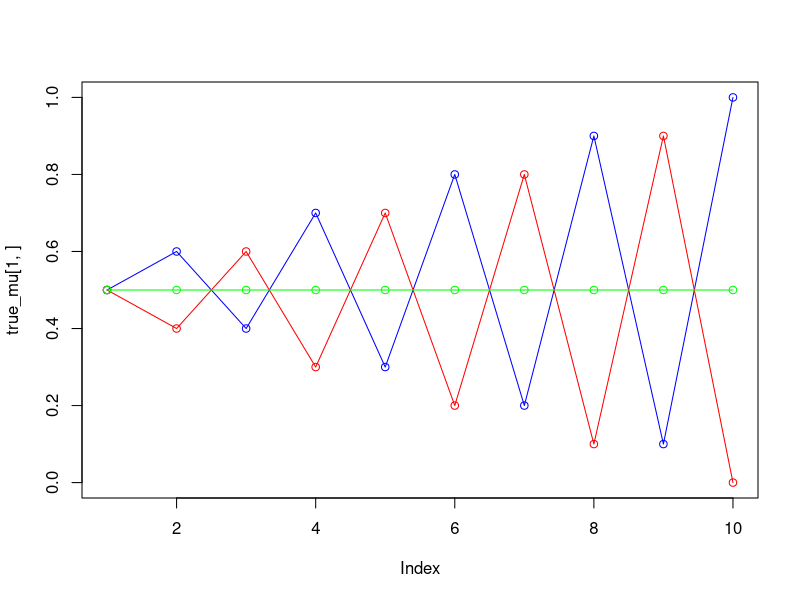
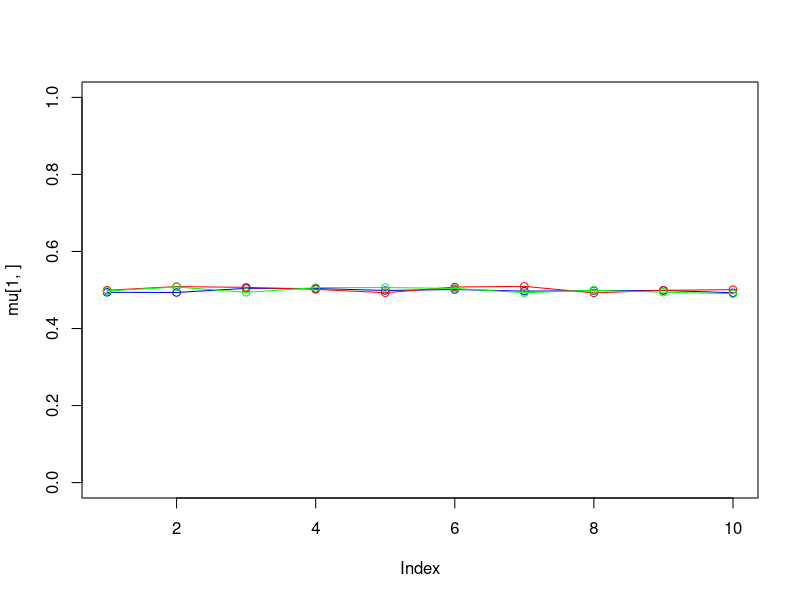
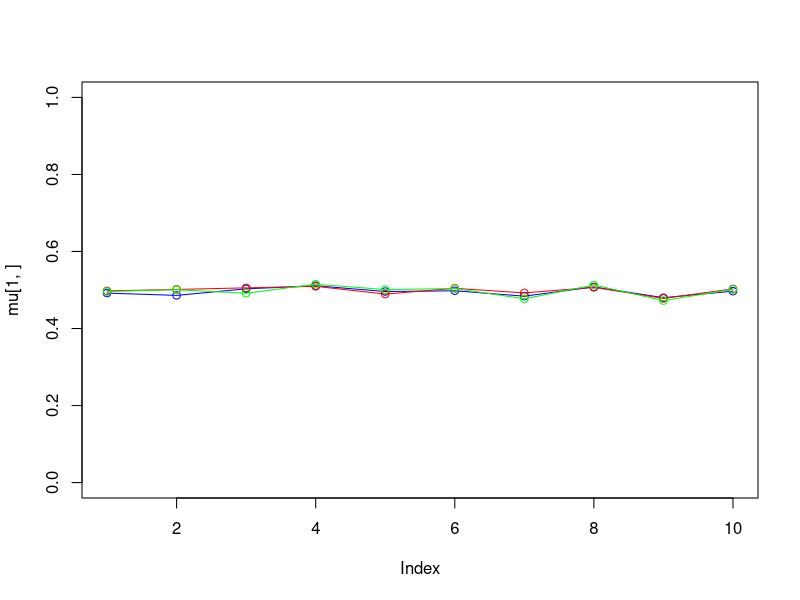
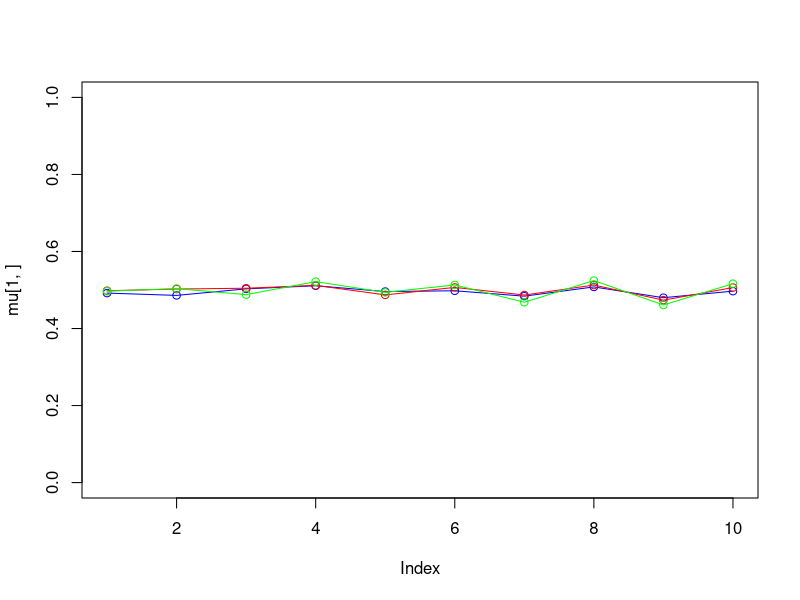
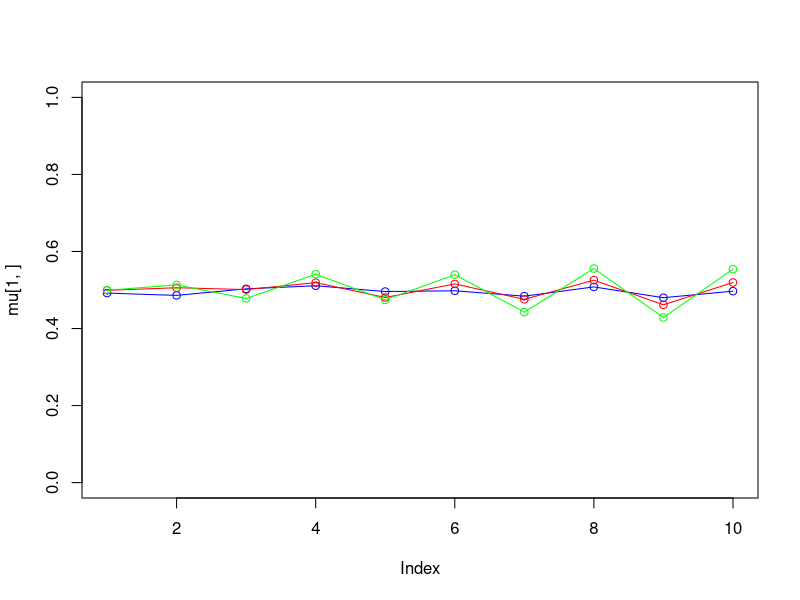
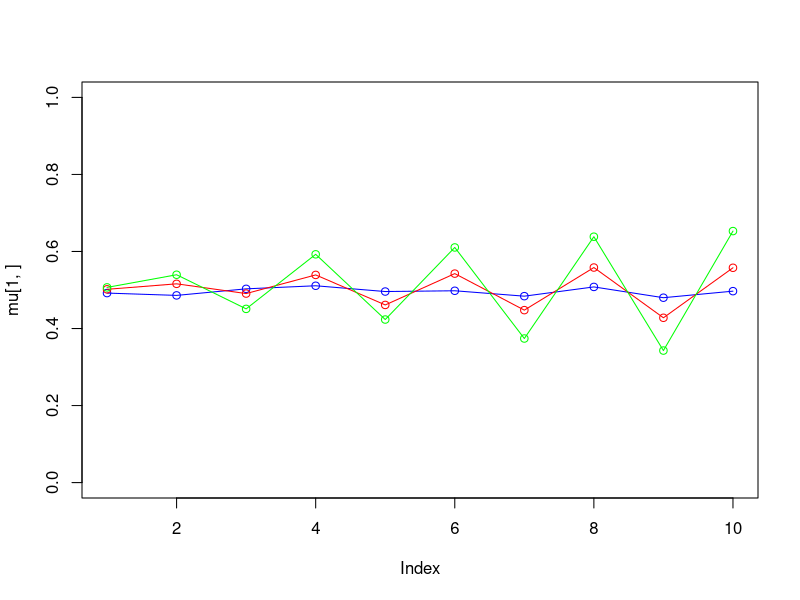
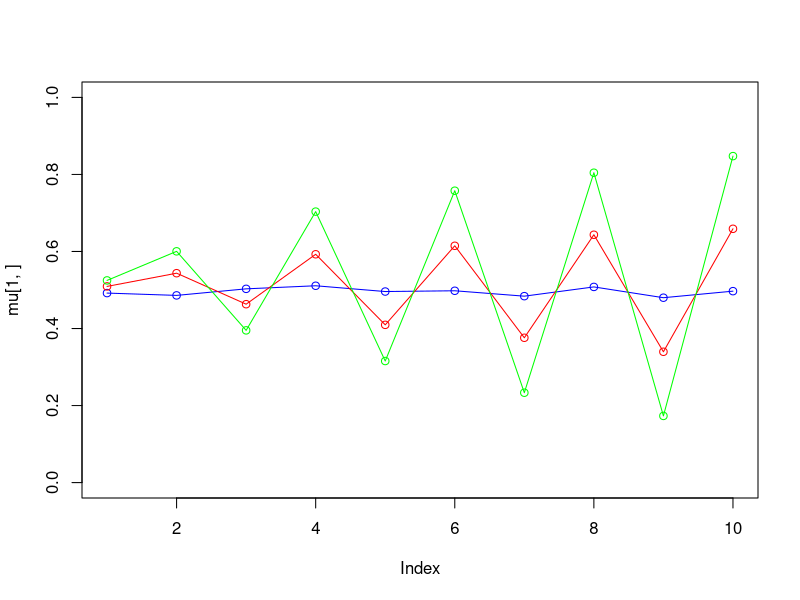
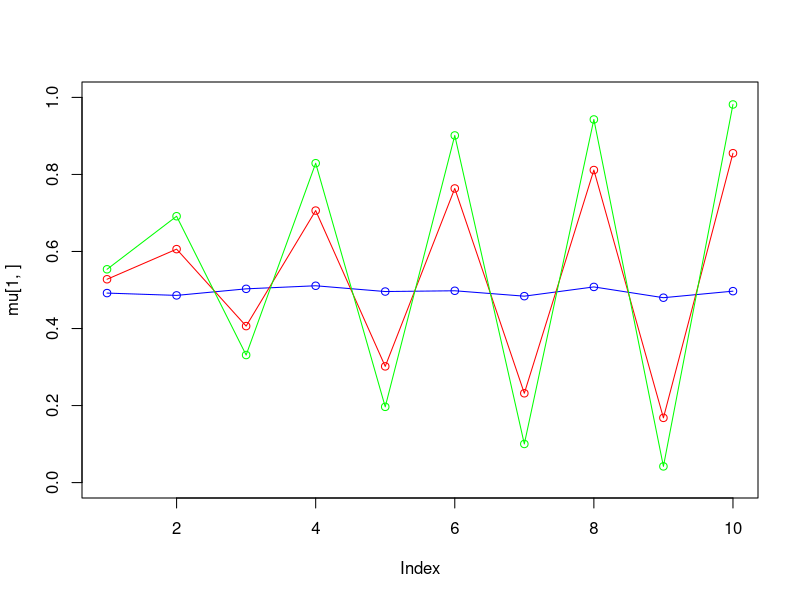

R code for these plots, in order: (Note: this script raises an error after producing the figures.)
## ---- chunk 1
knitr::opts_chunk$set(echo = TRUE)
## ---- chunk 2

## ---- chunk 3
set.seed(1234567890)

max_it <- 100 # max number of EM iterations
min_change <- 0.1 # min change in log lik between two consecutive iterations
n=1000 # number of training points
D=10 # number of dimensions
x <- matrix(nrow=n, ncol=D) # training data

true_pi <- vector(length = 3) # true mixing coefficients
true_mu <- matrix(nrow=3, ncol=D) # true conditional distributions
true_pi=c(1/3, 1/3, 1/3)
true_mu[1,]=c(0.5,0.6,0.4,0.7,0.3,0.8,0.2,0.9,0.1,1)
true_mu[2,]=c(0.5,0.4,0.6,0.3,0.7,0.2,0.8,0.1,0.9,0)
true_mu[3,]=c(0.5,0.5,0.5,0.5,0.5,0.5,0.5,0.5,0.5,0.5)
plot(true_mu[1,], type="o", col="blue", ylim=c(0,1))
points(true_mu[2,], type="o", col="red")
points(true_mu[3,], type="o", col="green")

# Producing the training data
for(i in 1:n) {
  m <- sample(1:3,1,prob=true_pi)
  for(d in 1:D) {
    x[i,d] <- rbinom(1,1,true_mu[m,d])
  }
}

## ---- chunk 4
M=3 # number of clusters
w <- matrix(nrow=n, ncol=M) # weights
pi <- vector(length = M) # mixing coefficients
mu <- matrix(nrow=M, ncol=D) # conditional distributions
llik <- vector(length = max_it) # log likelihood of the EM iterations

# Random initialization of the parameters
pi <- runif(M,0.49,0.51)
pi <- pi / sum(pi)
for(m in 1:M) {
  mu[m,] <- runif(D,0.49,0.51)
}
pi
mu

for(it in 1:max_it) {
  plot(mu[1,], type="o", col="blue", ylim=c(0,1))
  points(mu[2,], type="o", col="red")
  points(mu[3,], type="o", col="green")
  #points(mu[4,], type="o", col="yellow")
  Sys.sleep(0.5)
  
  # E-step: Computation of the weights
  # Compute x given y=m probabilities
  bern <- matrix(nrow=n, ncol=M)
  for (i in 1:n) {
    for (m in 1:M) {
      v_bern <- vector()
      for (d in 1:D) {
          bern_im <- mu[m, d] ^ x[i, d] * (1 - mu[m, d]) ^ (1 - x[i, d])  
          v_bern <- append(v_bern, bern_im)
      }
      bern[i, m] <- pi[m] * prod(v_bern)
    }
  }
  
  # Compute weights according to P(y=m|x) = P(x|y=m)P(y=m) / P(x)
  for (i in 1:n) {
    for (m in 1:M) {
      w[i, m] <- bern[i, m] * pi[m] / sum(bern[i]) 
    }
  }
  
  #Log likelihood computation.
  llik[it] <- sum(log(rowSums(bern)))
  
  cat("iteration: ", it, "log likelihood: ", llik[it], "\n")
  flush.console()
  # Stop if the log likelihood has not changed significantly
  # Your code here
  if (length(llik[llik != 0]) >= 2) {
    if (llik[it] - llik[it - 1] < 1e-5) {
      break
    }
  }
  
  #M-step: ML parameter estimation from the data and weights
  # Compute new pi and mu from weights
  pi <- 1 / n * colSums(w)
  
  mu[1,] <- 1 / sum(w[, 1]) * colSums(w[, 1] * x)
  mu[2,] <- 1 / sum(w[, 2]) * colSums(w[, 2] * x)
  mu[3,] <- 1 / sum(w[, 3]) * colSums(w[, 3] * x)
}

pi
mu
plot(llik[1:it], type="o")

